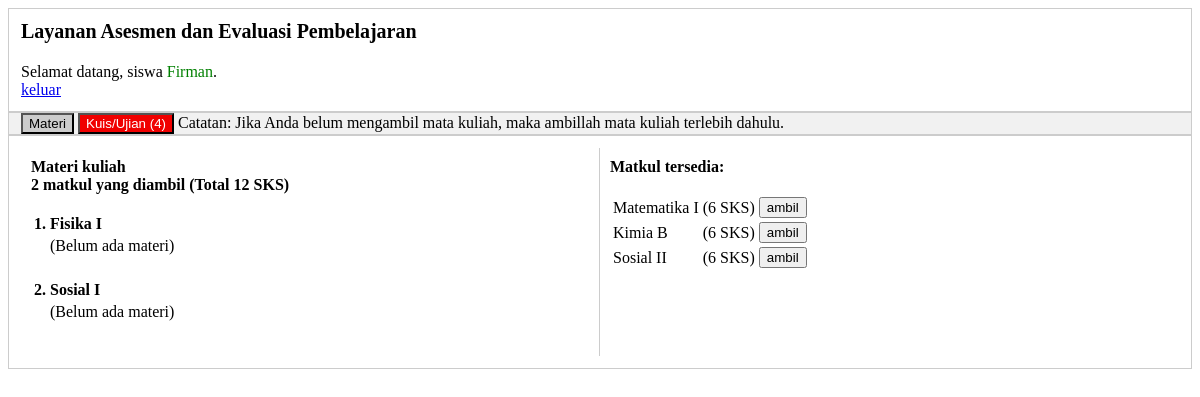
/student.php (signed in), run on an earlier commit of the app's database.
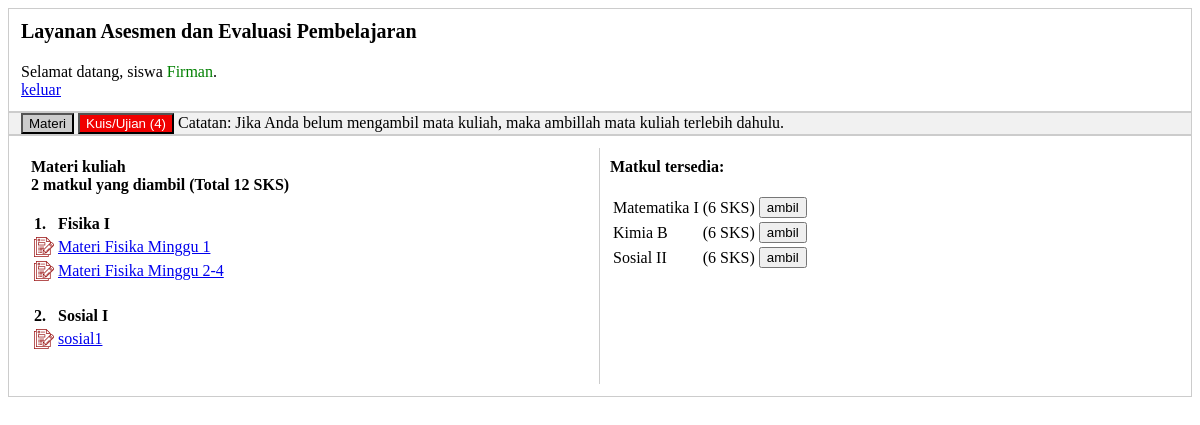
And on a later commit of the database.
### tables this page shows
CREATE TABLE `course` (
  `id` int(1) NOT NULL,
  `teacher_id` int(1) DEFAULT NULL,
  `sks` int(11) NOT NULL,
  `course` varchar(50) DEFAULT NULL
);

CREATE TABLE `teachingFile` (
  `id` int(11) NOT NULL,
  `course_id` int(11) NOT NULL,
  `file` varchar(255) NOT NULL
);

### student.php (the view, shortened to what this page needs)
<link rel="stylesheet" href="style.css">
<div class="header">
<?php
  include("config.php");
  echo "<p class='logo'>Layanan Asesmen dan Evaluasi Pembelajaran</p>";
  echo "Selamat datang, siswa ";
  echo "<span style='color:green'>".$_SESSION[user]."</span>.<br>";
  echo "<a href='logout.php'>keluar</a><br>";
?>
</div>
<div id="metronome" class="tab">
  <div class="left">
    <button class="tablinks active" id="mateributton" onclick="openTab(event, 'materi')">Materi</button>
    <button class="tablinks" id="ujianbutton" onclick="openTab(event, 'ujian')">Kuis/Ujian</button>
    Catatan: Jika Anda belum mengambil mata kuliah, maka ambillah mata kuliah terlebih dahulu.
  </div>
</div>
<div id="materi" class="row tabcontent" style="display:block">
  <div class="column tabcontent2">
  <?php
    $sql = "select course.id, course.course
            from course join enrollment
            on course.id = enrollment.course_id
            where enrollment.student_id = $_SESSION[id]";
    $result = mysqli_query($db,$sql);
    $course = array();
    while($row = mysqli_fetch_assoc($result))
    { $course[] = $row; }
    $i = 1;
    cetak("<b>Materi kuliah</b>");
    echo "<br>";
    if(empty($course))
    { echo "(Belum ada mata kuliah yang diambil)";  }
    else
    { echo "<table>";
      foreach($course as $course)
      {
        echo "<tr><td><b>".$i.". "."</b></td>";
        echo "<td><b>".$course[course]."</b></td></tr>";
        $sql = "select id, file from teachingFile where course_id = $course[id]";
        $result = mysqli_query($db,$sql);
        $file = array();
        while($row = mysqli_fetch_assoc($result))
        { $file[] = $row; }
        if(empty($file))
        { echo "<tr><td></td><td>(Belum ada materi)</td></tr>"; }
        else
        { foreach($file as $file)
          { echo "<tr><td><img src='se.png'></td>";
            echo "<td><a href='material/".$file[file]."'>".$file[file]."</a></td></tr>";
          }
        }
        echo "<tr><td>&nbsp;</td></tr>";
        $i++;
      }
      echo "</table>";
    }
  ?>
  </div>
  <div class="column">
  <?php
    echo "<br>";
    $sql = "select id, course, sks
            from course
            where id not in
            ( select course_id
              from enrollment
              where student_id = '$_SESSION[id]'
            )
            order by id";
    $result = mysqli_query($db,$sql);
    $course = array();
    while($row = mysqli_fetch_assoc($result))
    { $course[] = $row; }
    echo "<table>";
    foreach($course as $course)
    { echo "<tr><td>".$course[course]."</td>";
      echo "<td>(".$course[sks]." SKS)";
      $sksdiambil = jumlahSKS($_SESSION[id]);
      echo "<td><button onclick=take($_SESSION[id],$course[id],$sksdiambil,$course[sks])>ambil</button>";
      echo "</td></tr>";
    }
    echo "</table>"
  ?>
  </div>
</div>

### config.php (shortened to what this page needs)
<?php
  $dbhost = "localhost";
  $dbuser = "root";
  $dbpass = "";
  $dbname = "tugasakhir";
  $db = mysqli_connect($dbhost,$dbuser,$dbpass,$dbname);
  function cetak($var)
  { echo $var."<br>"; }
  function jumlahSKS($studentId)
  { global $db;
    $sql = "select sum(sks) as sks
            from student join enrollment join course
            on student.id = enrollment.student_id
            and course.id = enrollment.course_id
            where student.id = $studentId";
    $result = mysqli_query($db,$sql);
    $sks = mysqli_fetch_assoc($result);
    if($sks[sks] == 0)
    { return 0; }
    else
    { return $sks[sks]; }
  }
?>

### style.css (style rules this page uses)
.tab { overflow: hidden; border: 1px solid #ccc; background-color: #f1f1f1; }
.tab button.active { background-color: #ccc; }
#ujianred { background-color: #f00000; color: white; }
.tabcontent { padding: 12px; border: 1px solid #ccc; }
.left { margin-left: 12px; }
.tabcontent2 { padding: 12px; border-right: 1px solid #ccc; }
.header { padding: 12px; border: 1px solid #ccc; }
* { box-sizing: border-box; }
.column { float: left; width: 50%; padding: 10px; }
.row:after { content: ""; display: table; clear: both; }
.logo { margin-top: -1px; font-size: 20px; font-weight: bold; }

What changed in the data, as far as the page shows it:
shown differently, row unchanged: course "Fisika I": no longer shows "(Belum ada materi)"
added teachingfile: file "Materi Fisika Minggu 1", shown under course "Fisika I"
added teachingfile: file "Materi Fisika Minggu 2-4", shown under course "Fisika I"
shown differently, row unchanged: course "Sosial I": no longer shows "(Belum ada materi)"
added teachingfile: file "sosial1", shown under course "Sosial I"
